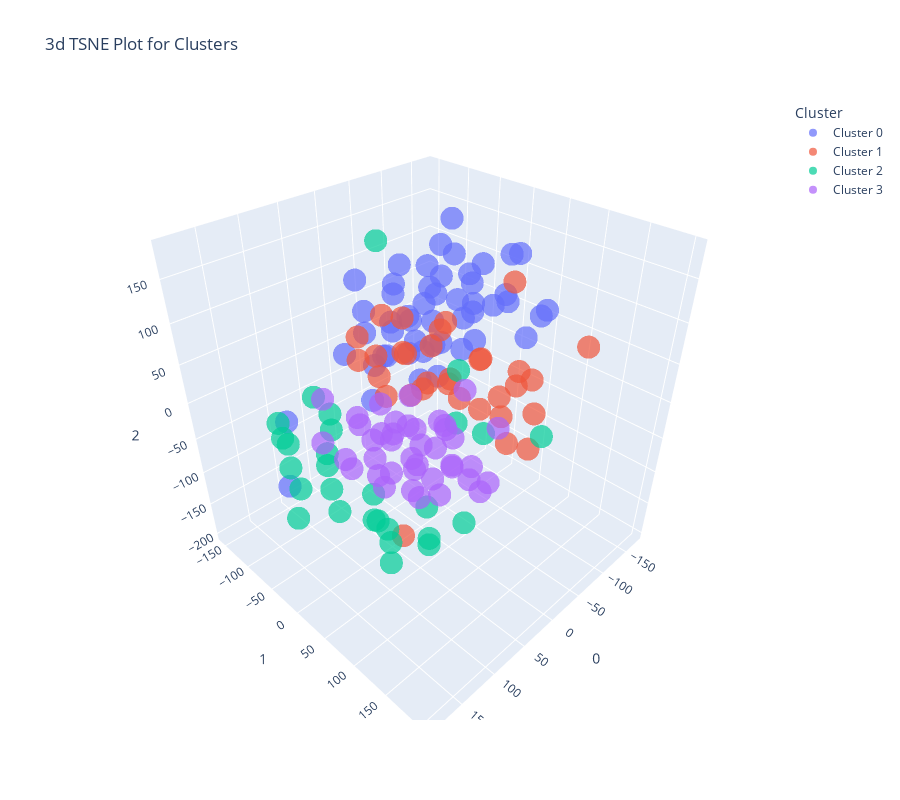

Notebook cell for this chart:
### Code cell
#Plotting 3d scatter plot
plot_model(kmeans, plot="tsne")
